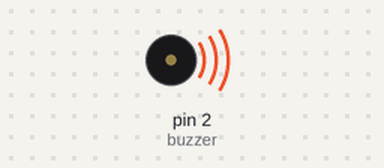
Simulated run of this sketch. Board: Arduino Uno, built with avr-gcc and run on an emulated ATmega328P. Shown: buzzer (waves = sounding, pin HIGH).

Above: at 0.5 s.
Timing chart, 0 to 4.6 s (numbered marks = the images above):
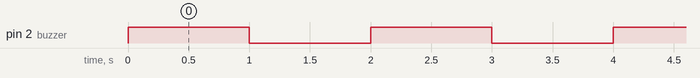

The sketch:

code_buzzer.ino
```cpp
int buzzer =2;// Borne de sortie

void setup()

{

pinMode(buzzer,OUTPUT);// Définir la sortie du buzzer

}

void loop()

{

int i;// Définir 1 variable pour faire des boucles


for(i=0; i<80; i++)// Premier son à une fréquence

{

digitalWrite(buzzer, HIGH);// Faire du bruit

delay(1000);// Attendre 10ms

digitalWrite(buzzer, LOW);// Silencendelay(10);// Attendre 10ms

delay(1000);// Attendre 10ms

}

for(i=0; i<40; i++)// Deuxième son à une autre fréquence

{

delay(20);// Attendre 20msndigitalWrite(buzzer,LOW);// Silence

delay(20);// Attendre 20msn}

}


}
```

Measured:
- by itself, pin 2 (buzzer): alternates HIGH for 1.0 s and LOW for 1.0 s
